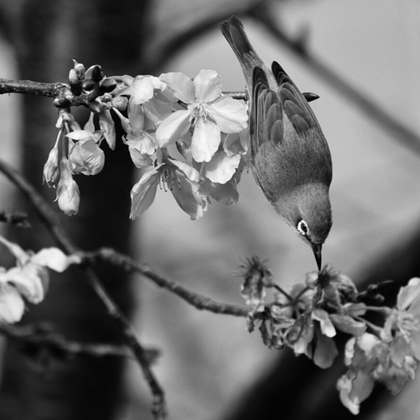
%> input picture hw2/Bird 1.tif, 420 x 420 px, shrunk from 512 x 512 before the run
$ octave test.m   (GNU Octave 9; MATLAB toolbox functions it lacks are replaced by stand-ins)
%> lines starting %> are read from the running program, lines starting %| are printed output that depends on the picture
% *************************************
% Image Processing
% Project Title : 2D DFT in Image Filtering
% Student      : Ahmad Pahlavan Tafti
%  *************************************


close all;
clear all;
clc;

% Initialization & Variables Declaration
image = imread('Bird 1.tif');
%> image is the input picture: size 420x420 uint8; min 0, max 255, mean 106.7
orgimage  = image;
[rows columns] = size(orgimage);
%> rows = 420; columns = 420
M = 2*rows+1;
%> M = 841
N = 2*columns+1;
%> N = 841
imgmultiply = zeros(M,N);
Preal = zeros(M,N);
Pimg = zeros(M,N);
orgimage_real = zeros(M,N);
filteredimg = zeros(rows,columns);
F = zeros(M,N);
D0 = 300;
P = fix(M/2);
%> P = 420
Q = fix(N/2);
%> Q = 420

% Zero Padding
orgimage(rows:M,columns:N) = 0;
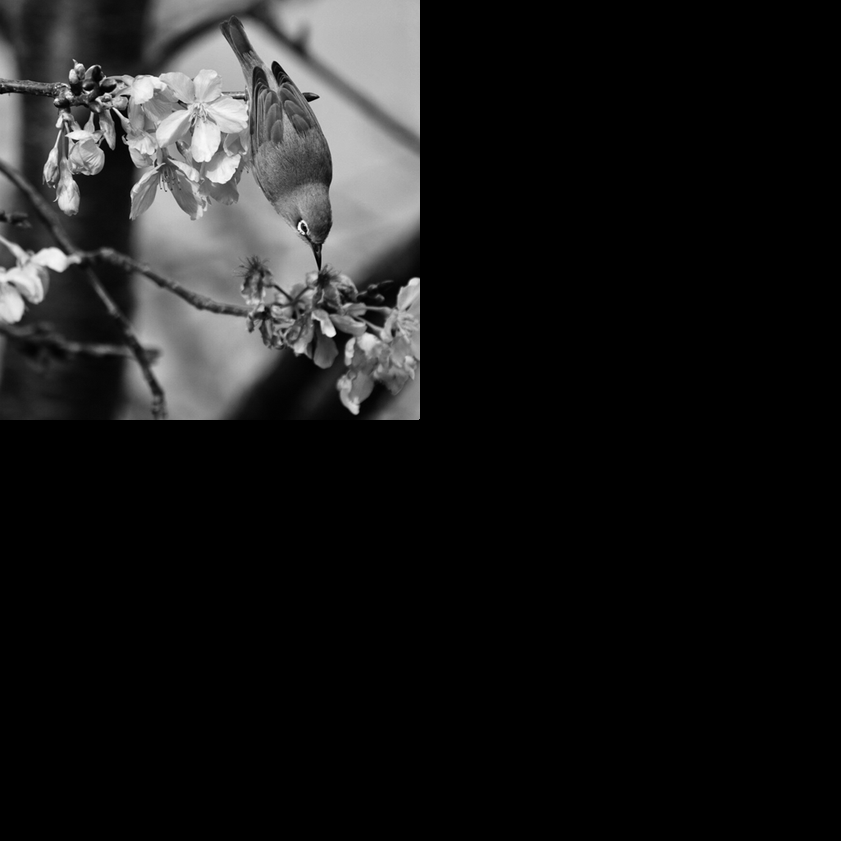
%> orgimage: size 841x841 uint8; min 0, max 255, mean 26.6

% Multiply Original Image by (-1)^(x+y)
 for x = 1:M
    for y = 1:N
        imgmultiply(x,y) = (-1)^(x+y)*orgimage(x,y);
    end
 end
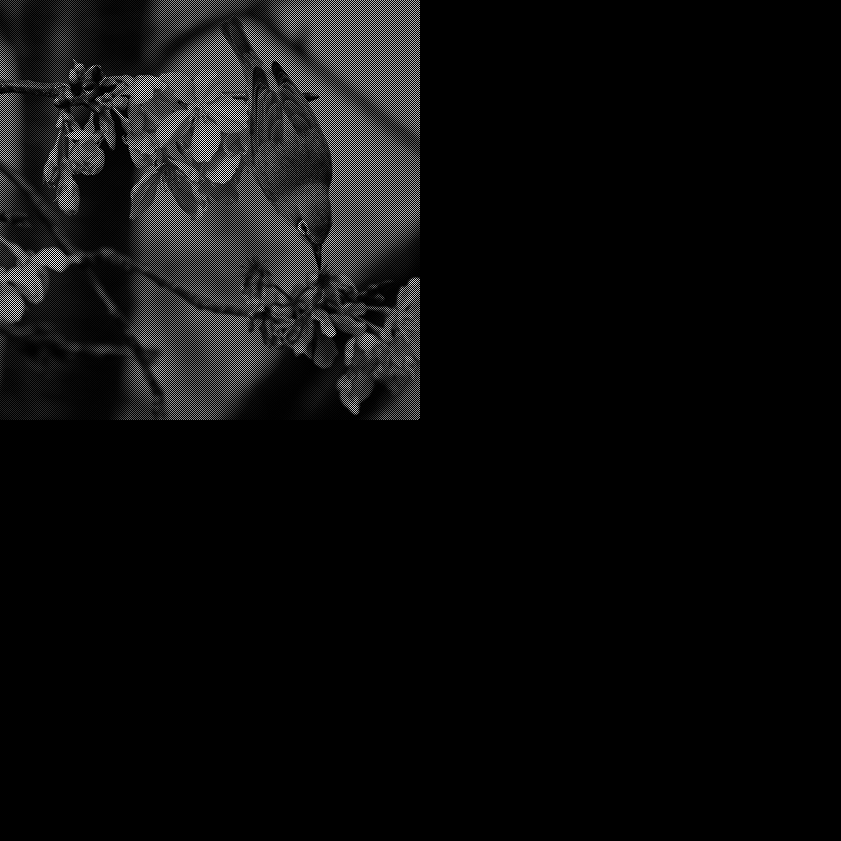
%> imgmultiply: size 841x841 double; min 0, max 255, mean 13.3
orgimage = imgmultiply;

 % Computing DFT For Rows And Columns
 tic;
%> (the run ends here)
